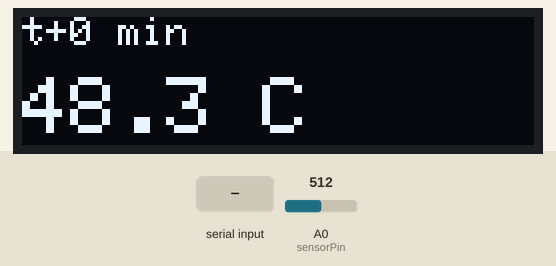
The sketch below on a simulated Arduino Uno, built with avr-gcc and run on an emulated ATmega328P. Parts: 128×32 one-colour display. The test bench sets the inputs (shaded band); at power-on: A0 (sensorPin) = 512. What the sketch prints to the serial monitor is not drawn.

Above: at 1.2 s.
1.3 s: "u" received over Serial
At 2.6 s:
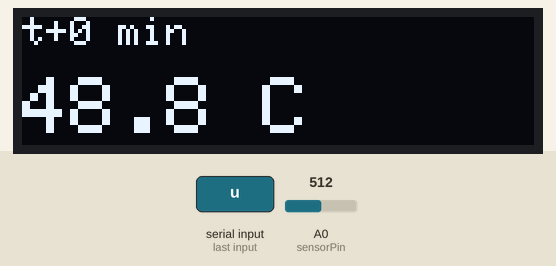
3.8 s: A0 (sensorPin) set to 716
At 5.6 s:
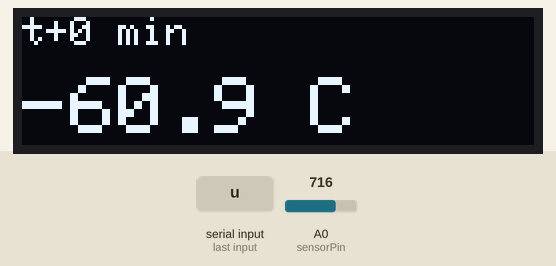
5.9 s: "r" received over Serial
At 7.6 s:
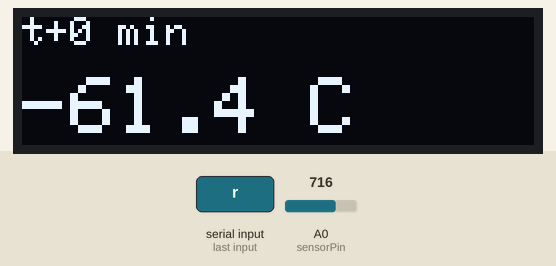
8.1 s: A0 (sensorPin) set to 900
At 9.4 s:
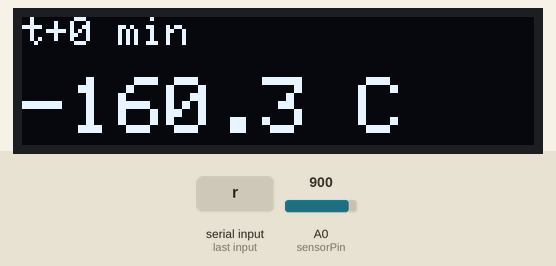
10.3 s: A0 (sensorPin) set to 1023
At 11.3 s:
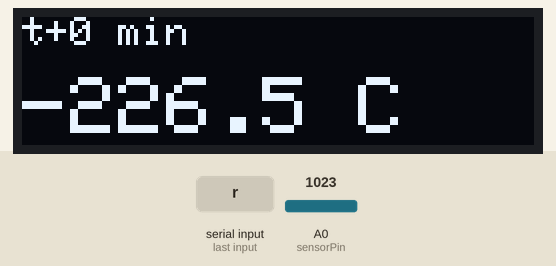
Timing chart, 0 to 13.3 s (numbered marks = the images above; inputs shaded):
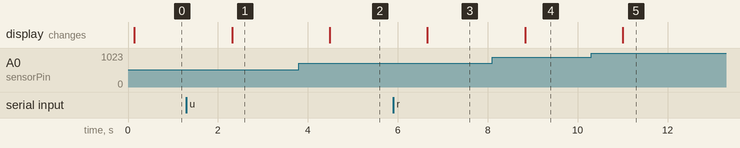

The sketch:

thermometer2.ino
```cpp
#include <Wire.h>
#include <Adafruit_GFX.h>
#include <Adafruit_SSD1306.h>

// ------------------------ OLED ------------------------
Adafruit_SSD1306 display = Adafruit_SSD1306(128, 32, &Wire);

// ------------------------ Sensor Pin ------------------------
const int sensorPin = A0;

// ------------------------ ADC Reference ------------------------
const float Vref   = 1.1;
const float ADCmax = 1023.0;

// ------------------------ Calibration ------------------------
const float VBE_CAL  = 0.6471; // VBE at 0°C (your measured value)
const float TEMP_CAL = 0.0;
const float SLOPE    = -0.002; // V/°C

float calOffset = 0.0;

// ------------------------ Averaging ------------------------
const int NUM_SAMPLES  = 64;
const int SAMPLE_DELAY = 1;

// ------------------------ Logging interval ------------------------
const unsigned long LOG_INTERVAL = 2UL * 60UL * 1000UL; // 10 minutes in ms
unsigned long lastLogTime = 0;
unsigned long startTime   = 0;

// ------------------------ Setup ------------------------
void setup() {
  Serial.begin(9600);
  unsigned long t = millis();
  while (!Serial && millis() - t < 3000);

  if (!display.begin(SSD1306_SWITCHCAPVCC, 0x3C)) {
    Serial.println(F("OLED not found!"));
    for (;;);
  }

  display.clearDisplay();
  display.setTextColor(SSD1306_WHITE);

  analogReference(INTERNAL);
  analogRead(sensorPin); // discard first reading
  delay(10);

  startTime   = millis();
  lastLogTime = millis() - LOG_INTERVAL; // log immediately on first loop

  // CSV header for Python to parse
  Serial.println(F("millis,minutes,temperature_C"));

  Serial.println(F("Commands: 'u' +0.5C  |  'd' -0.5C  |  'r' reset"));
}

// ------------------------ Read VBE ------------------------
float readVBE() {
  long sum = 0;
  for (int i = 0; i < NUM_SAMPLES; i++) {
    sum += analogRead(sensorPin);
    delay(SAMPLE_DELAY);
  }
  return (sum / (float)NUM_SAMPLES) * Vref / ADCmax;
}

// ------------------------ Main Loop ------------------------
void loop() {
  // Handle serial calibration commands
  if (Serial.available()) {
    char cmd = Serial.read();
    if      (cmd == 'u') { calOffset += 0.5; Serial.print(F("# calOffset = ")); Serial.println(calOffset, 1); }
    else if (cmd == 'd') { calOffset -= 0.5; Serial.print(F("# calOffset = ")); Serial.println(calOffset, 1); }
    else if (cmd == 'r') { calOffset  = 0.0; Serial.println(F("# calOffset reset")); }
  }

  float VBE         = readVBE();
  float temperature = ((VBE - VBE_CAL) / SLOPE) + TEMP_CAL + calOffset;
  unsigned long now = millis();

  // Log every 10 minutes as CSV (lines starting with # are comments, ignored by Python)
  if (now - lastLogTime >= LOG_INTERVAL) {
    lastLogTime = now;
    float minutes = (now - startTime) / 60000.0;
    Serial.print(now);
    Serial.print(F(","));
    Serial.print(minutes, 1);
    Serial.print(F(","));
    Serial.println(temperature, 2);
  }

  // OLED — show temp + elapsed time
  display.clearDisplay();

  display.setCursor(0, 0);
  display.setTextSize(1);
  unsigned long elapsed = (now - startTime) / 60000UL;
  display.print(F("t+"));
  display.print(elapsed);
  display.println(F(" min"));

  display.setCursor(0, 15);
  display.setTextSize(2);
  display.print(temperature, 1);
  display.print(F(" C"));

  display.display();

  delay(1000);
}
```

Measured:
- after the input at 1.3 s, the display: changes after 1.0 s (image 1)
- after the input at 3.8 s, the display: changes after 0.69 s (image 2)
- after the input at 5.9 s, the display: changes after 0.76 s (image 3)
- after the input at 8.1 s, the display: changes after 0.73 s (image 4)
- after the input at 10.3 s, the display: changes after 0.71 s (image 5)
